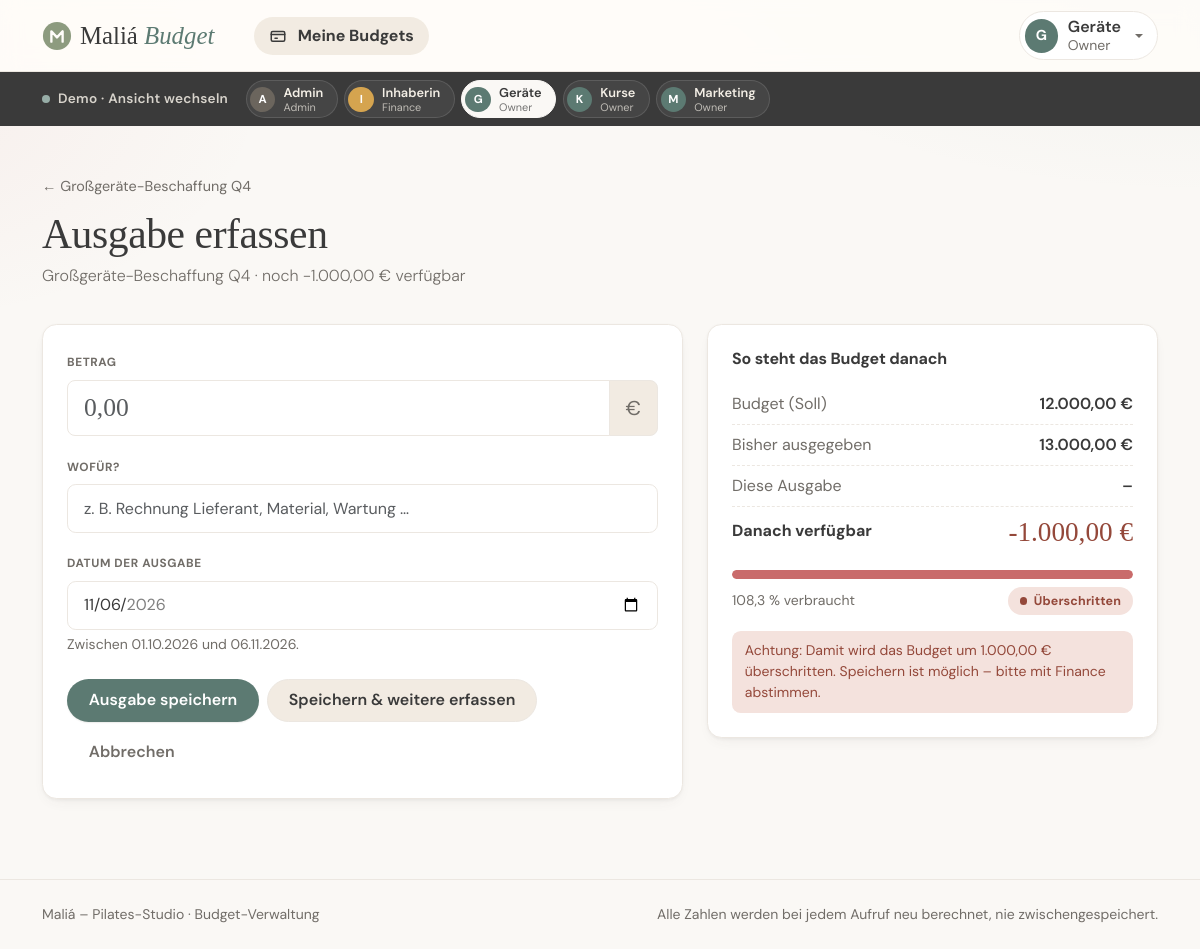
Screenshot of /owner/ist-erfassen.php?budget_id=5 (signed in) with the database file from the repository.
### tables this page shows
CREATE TABLE benutzer (
    id             INT UNSIGNED AUTO_INCREMENT PRIMARY KEY,
    username       VARCHAR(50)  NOT NULL UNIQUE,
    passwort_hash  VARCHAR(255) NOT NULL,
    anzeigename    VARCHAR(100) NOT NULL,
    rolle          ENUM('ADMIN', 'FINANCE', 'OWNER') NOT NULL
);

CREATE TABLE budget (
    id            INT UNSIGNED AUTO_INCREMENT PRIMARY KEY,
    name          VARCHAR(150)   NOT NULL,
    bereich       ENUM('KURSE', 'GERAETE', 'MARKETING') NOT NULL,
    soll_betrag   DECIMAL(10, 2) NOT NULL,
    gueltig_von   DATE           NOT NULL,
    gueltig_bis   DATE           NOT NULL,
    owner_id      INT UNSIGNED   NOT NULL,

    CONSTRAINT fk_budget_owner
        FOREIGN KEY (owner_id) REFERENCES benutzer (id),

    CONSTRAINT chk_budget_zeitraum
        CHECK (gueltig_von <= gueltig_bis)
);

### src/ui.php (called while the page is built, shortened)
<?php
function e(?string $text): string
{
    return htmlspecialchars($text ?? '', ENT_QUOTES);
}
function euro(float $betrag): string
{
    return number_format($betrag, 2, ',', '.') . "\u{00A0}€";
}
function datumDe(?string $datum): string
{
    return date('d.m.Y', strtotime($datum));
}
function rolleLabel(string $rolle): string
{
    return ROLLEN[$rolle]['label'] ?? $rolle;
}
function initiale(string $name): string
{
    return mb_strtoupper(mb_substr($name, 0, 1));
}
function feldKlasse(array $fehler, string $feld): string
{
    return isset($fehler[$feld]) ? ' is-invalid' : '';
}
function feldAria(array $fehler, string $feld): string
{
    return isset($fehler[$feld]) ? sprintf('aria-invalid="true" aria-describedby="%s-fehler"', e($feld)) : '';
}
function alterWert(string $feld, string $standard = ''): string
{
    $wert = $_POST[$feld] ?? $standard;
    return e(is_string($wert) ? $wert : $standard);
}
function aktivWenn(string $pfadAnfang): string
{
    $pfad = parse_url($_SERVER['REQUEST_URI'] ?? '/', PHP_URL_PATH) ?: '/';
    return str_starts_with($pfad, $pfadAnfang) ? 'active' : '';
}

### src/demo.php (called while the page is built, shortened)
<?php
require_once __DIR__ . '/auth.php';
function demoKonten(): array
{
    global $pdo;
    return $pdo->query(
        "SELECT id, username, anzeigename, rolle FROM benutzer
         ORDER BY FIELD(rolle, 'ADMIN', 'FINANCE', 'OWNER'), anzeigename"
    )->fetchAll();
}

### src/budget.php (called while the page is built, shortened)
<?php
require_once __DIR__ . '/db.php';
require_once __DIR__ . '/ui.php';
function findeBudgetFuerOwner(int $budgetId, int $ownerId): ?array
{
    global $pdo;
    $stmt = $pdo->prepare('SELECT * FROM budget WHERE id = :id AND owner_id = :owner_id');
    $stmt->execute(['id' => $budgetId, 'owner_id' => $ownerId]);
    $budget = $stmt->fetch();
    return $budget ?: null;
}
function ladeEigenesBudget(int $budgetId, int $ownerId): array
{
    $budget = findeBudgetFuerOwner($budgetId, $ownerId);
    return $budget;
}
function berechneIst(int $budgetId): float
{
    global $pdo;
    $stmt = $pdo->prepare('SELECT COALESCE(SUM(betrag), 0) FROM ist_buchung WHERE budget_id = :id');
    $stmt->execute(['id' => $budgetId]);
    return (float) $stmt->fetchColumn();
}
function berechneOffenenForecast(int $budgetId): float
{
    global $pdo;
    $stmt = $pdo->prepare(
        'SELECT COALESCE(SUM(betrag), 0) FROM forecast WHERE budget_id = :id AND monat >= :aktueller_monat'
    );
    $stmt->execute(['id' => $budgetId, 'aktueller_monat' => date('Y-m-01')]);
    return (float) $stmt->fetchColumn();
}
function berechneStatus(array $budget): string
{
    $heute = date('Y-m-d');
    $sollBetrag = (float) $budget['soll_betrag'];
    $budgetId = (int) $budget['id'];
    $ist = berechneIst($budgetId);
    $hochrechnung = $ist + berechneOffenenForecast($budgetId);
    if ($ist > $sollBetrag) {
        return 'ueberschritten';
    }
    return 'im_rahmen';
}
function istBudgetAbgelaufen(array $budget): bool
{
    return date('Y-m-d') > $budget['gueltig_bis'];
}
function kennzahlenFuerBudget(array $budget): array
{
    $budgetId = (int) $budget['id'];
    $sollBetrag = round((float) $budget['soll_betrag'], 2);
    $ist = round(berechneIst($budgetId), 2);
    $offenerForecast = round(berechneOffenenForecast($budgetId), 2);
    $hochrechnung = round($ist + $offenerForecast, 2);
    $verfuegbar = round($sollBetrag - $ist, 2);
    $verbrauchProzent = $sollBetrag > 0 ? round($ist / $sollBetrag * 100, 1) : 0.0;
    $tageBisVerfall = (int) floor(
        (strtotime($budget['gueltig_bis']) - strtotime(date('Y-m-d'))) / 86400
    );
    return [
        'ist' => $ist,
        'verfuegbar' => $verfuegbar,
        'verbrauch_prozent' => $verbrauchProzent,
        'offener_forecast' => $offenerForecast,
        'hochrechnung' => $hochrechnung,
        'status' => berechneStatus($budget),
        'tage_bis_verfall' => $tageBisVerfall,
    ];
}

### src/rollen.php (called while the page is built, shortened)
<?php
function eingeloggteBenutzerId(): int
{
    return (int) $_SESSION['user_id'];
}

### public/owner/ist-erfassen.php (the view, shortened to what this page needs)
<?php
$benutzerId = eingeloggteBenutzerId();
$budget = ladeEigenesBudget((int) ($_GET['budget_id'] ?? $_POST['budget_id'] ?? 0), $benutzerId);
$istAbgelaufen = istBudgetAbgelaufen($budget);
$fehler = [];
$k = kennzahlenFuerBudget($budget);
$istBasis = $k['ist'];
$vorschauTitel = 'So steht das Budget danach';
$heute = date('Y-m-d');
$maxDatum = min($heute, $budget['gueltig_bis']);
require __DIR__ . '/../../templates/header.php';
?>
<a href="/owner/budget.php?id=<?= (int) $budget['id'] ?>" class="zurueck-link">← <?= e($budget['name']) ?></a>
<div class="seitenkopf">
    <h1>Ausgabe erfassen</h1>
    <p class="lead"><?= e($budget['name']) ?> · noch <?= euro($k['verfuegbar']) ?> verfügbar</p>
</div>
<?php if ($istAbgelaufen): ?>
    <div class="alert alert-warning">
        <strong>Dieses Budget ist am <?= e(datumDe($budget['gueltig_bis'])) ?> abgelaufen.</strong>
        Nach der Verfallszeit können keine Ausgaben mehr erfasst werden.
    </div>
<?php else: ?>
<div class="row g-4">
    <div class="col-lg-7">
        <div class="card p-4">
            <form method="post" action="/owner/ist-erfassen.php" novalidate>
                <div class="mb-3">
                    <label for="betrag" class="form-label">Betrag</label>
                    <div class="input-group input-group-lg">
                        <input type="text" inputmode="decimal" class="form-control<?= feldKlasse($fehler, 'betrag') ?>"
                               id="betrag" name="betrag" placeholder="0,00" autocomplete="off"
                               value="<?= alterWert('betrag') ?>" <?= feldAria($fehler, 'betrag') ?> required autofocus>
                        <span class="input-group-text">€</span>
                    </div>
                </div>
                <div class="mb-3">
                    <label for="beschreibung" class="form-label">Wofür?</label>
                    <input type="text" class="form-control<?= feldKlasse($fehler, 'beschreibung') ?>" id="beschreibung"
                           name="beschreibung" maxlength="255" list="beschreibung-vorschlaege"
                           placeholder="z. B. Rechnung Lieferant, Material, Wartung …"
                           value="<?= alterWert('beschreibung') ?>" <?= feldAria($fehler, 'beschreibung') ?> required>
                </div>
                <div class="mb-4">
                    <label for="datum" class="form-label">Datum der Ausgabe</label>
                    <input type="date" class="form-control<?= feldKlasse($fehler, 'datum') ?>" id="datum" name="datum"
                           min="<?= e($budget['gueltig_von']) ?>" max="<?= e($maxDatum) ?>"
                           value="<?= alterWert('datum', $maxDatum) ?>" <?= feldAria($fehler, 'datum') ?> required>
                    <div class="form-text">Zwischen <?= e(datumDe($budget['gueltig_von'])) ?> und <?= e(datumDe($maxDatum)) ?>.</div>
                </div>
                <div class="d-flex flex-wrap gap-2">
                    <button type="submit" class="btn btn-maliá">Ausgabe speichern</button>
                    <button type="submit" name="weitere" value="1" class="btn btn-maliá-outline">Speichern &amp; weitere erfassen</button>
                    <a href="/owner/budget.php?id=<?= (int) $budget['id'] ?>" class="btn btn-link text-muted">Abbrechen</a>
                </div>
            </form>
        </div>
    </div>
    <div class="col-lg-5">
        <?php require __DIR__ . '/../../templates/betrag-vorschau.php'; ?>
    </div>
</div>
<?php endif; ?>
<?php require __DIR__ . '/../../templates/footer.php'; ?>

### templates/header.php (shortened to what this page needs)
<?php
require_once __DIR__ . '/../src/ui.php';
$rolle = $_SESSION['rolle'] ?? null;
$anzeigename = $_SESSION['anzeigename'] ?? '';
$rollenLabel = $rolle ? rolleLabel($rolle) : '';
$demoKonten = [];
if ($rolle && DEMO_MODUS && isset($GLOBALS['pdo'])) {
    require_once __DIR__ . '/../src/demo.php';
    $demoKonten = demoKonten();
}
?>
<!DOCTYPE html>
<html lang="de">
<head>
    <link rel="stylesheet" href="https://cdn.jsdelivr.net/npm/bootstrap@5.3.3/dist/css/bootstrap.min.css">
    <link rel="stylesheet" href="/assets/css/style.css">
</head>
<body>
<header class="sticky-top">
<nav class="navbar navbar-expand-lg">
    <div class="container">
        <a class="navbar-brand d-flex align-items-center gap-2" href="/">
            <img src="/assets/img/favicon.svg" alt="" width="30" height="30">
            <span>Maliá <span class="navbar-brand__zusatz">Budget</span></span>
        </a>
        <?php if ($rolle): ?>
        <div class="collapse navbar-collapse" id="hauptnavigation">
            <ul class="navbar-nav me-auto ms-lg-4 gap-lg-1">
                <?php if ($rolle === 'ADMIN'): ?>
                    <li class="nav-item"><a class="nav-link <?= aktivWenn('/admin') ?>" href="/admin/">
                        <svg class="nav-link__icon" width="18" height="18" viewBox="0 0 24 24" fill="none" stroke="currentColor" stroke-width="2" stroke-linecap="round" stroke-linejoin="round" aria-hidden="true"><circle cx="12" cy="8" r="4"/><path d="M4 20c0-4 3.5-7 8-7s8 3 8 7"/></svg>
                        Benutzer
                    </a></li>
                <?php elseif ($rolle === 'OWNER'): ?>
                    <li class="nav-item"><a class="nav-link <?= aktivWenn('/owner') ?>" href="/owner/">
                        <svg class="nav-link__icon" width="18" height="18" viewBox="0 0 24 24" fill="none" stroke="currentColor" stroke-width="2" stroke-linecap="round" stroke-linejoin="round" aria-hidden="true"><rect x="3" y="6" width="18" height="13" rx="2"/><path d="M3 10h18M8 15h3"/></svg>
                        Meine Budgets
                    </a></li>
                <?php endif; ?>
            </ul>
            <div class="dropdown">
                <button class="konto-knopf dropdown-toggle" type="button" data-bs-toggle="dropdown" aria-expanded="false">
                    <span class="avatar avatar--<?= e(strtolower($rolle)) ?>"><?= e(initiale($anzeigename)) ?></span>
                    <span class="text-start lh-sm">
                        <span class="d-block fw-semibold"><?= e($anzeigename) ?></span>
                        <span class="d-block small text-muted"><?= e($rollenLabel) ?></span>
                    </span>
                </button>
            </div>
        </div>
        <?php endif; ?>
    </div>
</nav>
<?php if ($demoKonten): ?>
<div class="demo-leiste">
    <div class="container d-flex align-items-center gap-3">
        <span class="demo-leiste__titel">
            <span class="demo-leiste__punkt" aria-hidden="true"></span>
            <span class="d-none d-md-inline">Demo · Ansicht wechseln</span>
        </span>
        <form method="post" action="/konto-wechseln.php" class="demo-leiste__konten">
            <?php foreach ($demoKonten as $konto): ?>
                <?php $aktiv = (int) $konto['id'] === (int) ($_SESSION['user_id'] ?? 0); ?>
                <button type="submit" name="benutzer_id" value="<?= (int) $konto['id'] ?>"
                        class="demo-konto <?= $aktiv ? 'aktiv' : '' ?>"
                        title="<?= e(rolleLabel($konto['rolle']) . ': ' . ROLLEN[$konto['rolle']]['beschreibung']) ?>"
                        <?= $aktiv ? 'aria-current="true"' : '' ?>>
                    <span class="avatar avatar--klein avatar--<?= e(strtolower($konto['rolle'])) ?>"><?= e(initiale($konto['anzeigename'])) ?></span>
                    <span class="lh-sm text-start">
                        <span class="d-block demo-konto__name"><?= e($konto['anzeigename']) ?></span>
                        <span class="d-block demo-konto__rolle"><?= e(rolleLabel($konto['rolle'])) ?></span>
                    </span>
                </button>
            <?php endforeach; ?>
        </form>
    </div>
</div>
<?php endif; ?>
</header>
<main id="inhalt" class="container py-4 py-lg-5">

### templates/betrag-vorschau.php (shortened to what this page needs)
<aside class="card p-4 vorschau" id="vorschau"
       data-soll="<?= e((string) (float) $budget['soll_betrag']) ?>"
       data-ist-basis="<?= e((string) $istBasis) ?>"
       data-forecast="<?= e((string) $k['offener_forecast']) ?>"
       aria-live="polite">
    <h2 class="karte-titel mb-3"><?= e($vorschauTitel) ?></h2>
    <dl class="vorschau__liste tabular">
        <div><dt>Budget (Soll)</dt><dd><?= euro((float) $budget['soll_betrag']) ?></dd></div>
        <div><dt>Bisher ausgegeben</dt><dd><?= euro($istBasis) ?></dd></div>
        <div><dt>Diese Ausgabe</dt><dd data-vorschau="betrag">–</dd></div>
        <div class="vorschau__summe"><dt>Danach verfügbar</dt><dd data-vorschau="verfuegbar"><?= euro((float) $budget['soll_betrag'] - $istBasis) ?></dd></div>
    </dl>
    <div class="verbrauch-balken mt-3"><div class="verbrauch-balken__fuellung" data-vorschau="balken" style="width: 0%"></div></div>
    <div class="d-flex justify-content-between align-items-center mt-2">
        <span class="small text-muted" data-vorschau="prozent"></span>
        <span data-vorschau="status"></span>
    </div>
    <p class="vorschau__hinweis small mb-0 mt-3" data-vorschau="hinweis" hidden></p>
</aside>

### rows the page displays
benutzer: anzeigename "A", anzeigename "Admin", rolle "Admin"
benutzer: anzeigename "I", anzeigename "Inhaberin", rolle "Finance"
benutzer: anzeigename "G", anzeigename "Geräte", rolle "Owner"
benutzer: anzeigename "K", anzeigename "Kurse", rolle "Owner"
benutzer: anzeigename "M", anzeigename "Marketing", rolle "Owner"
budget: name "Großgeräte-Beschaffung Q4", datum "11/06/2026", gueltig_von "01.10.2026", soll_betrag "12.000,00 €", euro((float)$budget['soll_betrag']-$istBasis) "-1.000,00 €"

### other values shown
initiale($anzeigename) "G"
$anzeigename "Geräte"
$rollenLabel "Owner"
euro($k['verfuegbar']) "-1.000,00 €"
$vorschauTitel "So steht das Budget danach"
euro($istBasis) "13.000,00 €"
